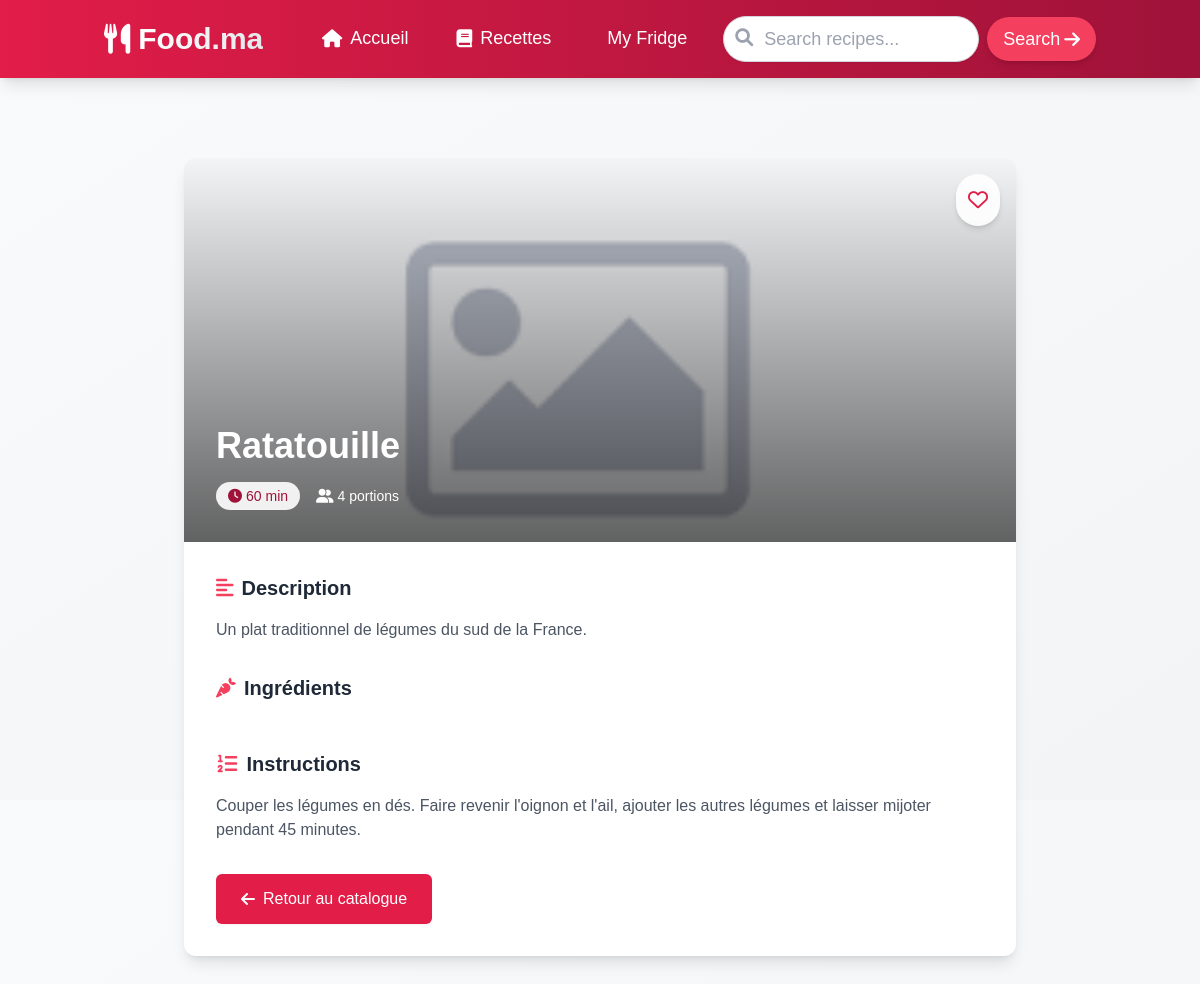
The page /recettes/2/ on the database its author committed.
### base/models.py (models this page shows, shortened)
class Recette(models.Model):
    nom = models.CharField(max_length=255, verbose_name='Nom de la recette')
    temps_preparation = models.IntegerField(verbose_name='Temps de préparation (minutes)')
    description = models.TextField(verbose_name='Description')
    ingredients = models.ManyToManyField(Ingredient, verbose_name='Ingrédients')
    instructions = models.TextField(verbose_name='Instructions', blank=True)
    date_creation = models.DateTimeField(auto_now_add=True)
    date_modification = models.DateTimeField(auto_now=True)
    class Meta:
        ordering = ['nom']
        verbose_name = 'Recette'
        verbose_name_plural = 'Recettes'

### base/views.py (the view)
# urls.py: path('recettes/<int:pk>/', views.RecetteDetailView.as_view(), name='recette_detail'),
class RecetteDetailView(DetailView):
    model = Recette
    template_name = 'recette_detail.html'
    context_object_name = 'recette'

### base/templates/recette_detail.html (shortened to what this page needs)
{% extends 'base.html' %}
{% block content %}
<div class="max-w-4xl mx-auto px-4 sm:px-6 lg:px-8 py-12">
    <div class="bg-white rounded-xl shadow-lg overflow-hidden">
        <div class="relative h-64 md:h-80 lg:h-96">
            <img
                src="../static/images/Image-not-found.png"
                alt="{{ recette.nom }}"
                class="w-full h-full object-cover"
            >
            <div class="absolute inset-0 bg-gradient-to-t from-black/60 to-transparent"></div>
            <div class="absolute bottom-0 left-0 right-0 p-6 md:p-8">
                <h1 class="text-3xl md:text-4xl font-bold text-white">{{ recette.nom }}</h1>
                <div class="flex items-center mt-4 space-x-4">
                    <span class="inline-flex items-center px-3 py-1 rounded-full text-sm font-medium bg-white/90 text-culinary-800">
                        <i class="fas fa-clock mr-1"></i> {{ recette.temps_preparation }} min
                    </span>
                    <span class="inline-flex items-center text-white text-sm">
                        <i class="fas fa-user-friends mr-1"></i> 4 portions
                    </span>
                </div>
            </div>
            <div class="absolute top-4 right-4">
                <button class="bg-white/90 text-culinary-600 p-3 rounded-full shadow-md hover:bg-white hover:text-culinary-700 transition-colors duration-300">
                    <i class="far fa-heart text-xl"></i>
                </button>
            </div>
        </div>
        <div class="p-6 md:p-8">
            <div class="mb-8">
                <h2 class="text-xl font-bold text-gray-800 mb-4 flex items-center">
                    <i class="fas fa-align-left text-culinary-500 mr-2"></i>
                    Description
                </h2>
                <p class="text-gray-600">{{ recette.description }}</p>
            </div>
            <div class="mb-8">
                <h2 class="text-xl font-bold text-gray-800 mb-4 flex items-center">
                    <i class="fas fa-carrot text-culinary-500 mr-2"></i>
                    Ingrédients
                </h2>
            </div>
            <div class="mb-8">
                <h2 class="text-xl font-bold text-gray-800 mb-4 flex items-center">
                    <i class="fas fa-list-ol text-culinary-500 mr-2"></i>
                    Instructions
                </h2>
                <div class="prose max-w-none text-gray-600">
                    {{ recette.instructions|linebreaks }}
                </div>
            </div>
            <div class="mt-8">
                <a href="{% url 'recettes' %}" class="inline-flex items-center px-6 py-3 border border-transparent text-base font-medium rounded-md shadow-sm text-white bg-culinary-600 hover:bg-culinary-700 focus:outline-none focus:ring-2 focus:ring-offset-2 focus:ring-culinary-500">
                    <i class="fas fa-arrow-left mr-2"></i>
                    Retour au catalogue
                </a>
            </div>
        </div>
    </div>
</div>
{% endblock %}

### rows shown on the page
Recette: nom "Ratatouille", temps_preparation "60", description "Un plat traditionnel de légumes du sud de la France.", instructions "Couper les légumes en dés. Faire revenir l'oignon et l'ail, ajouter les autres légumes et laisser mijoter pendant 45 minutes."
